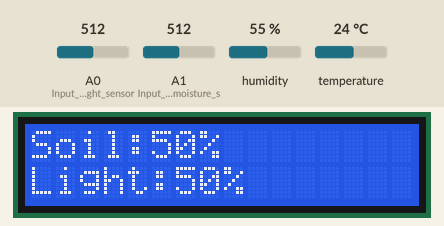
This sketch was run on a simulated Arduino Uno, built with avr-gcc and run on an emulated ATmega328P. On the bench: 16×2 character LCD. The test bench sets the inputs (shaded band); at power-on: humidity 55 %, A0 (Input_for_light_sensor) = 512, A1 (Input_for_soil_moisture_s) = 512, temperature 24 °C. What the sketch prints to the serial monitor is not drawn.

Above: at 3.2 s.
3.3 s: humidity set to 22 %
At 11.8 s:
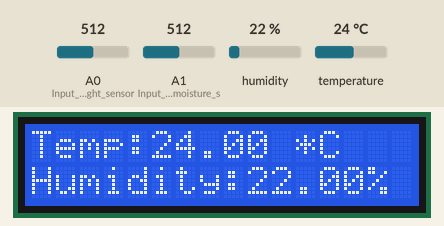
15.3 s: A0 (Input_for_light_sensor) set to 716
At 21.7 s:
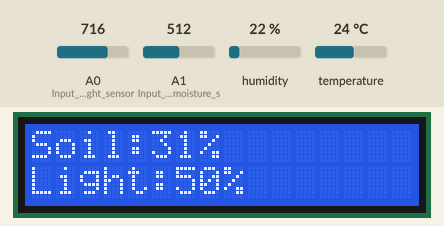
24.9 s: A1 (Input_for_soil_moisture_s) set to 716
At 27.7 s:
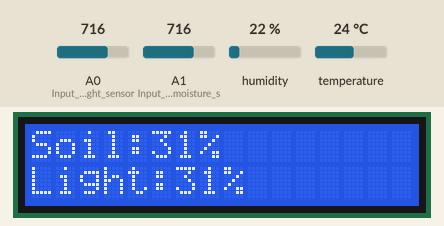
31.7 s: temperature set to 12 °C
At 36.0 s:
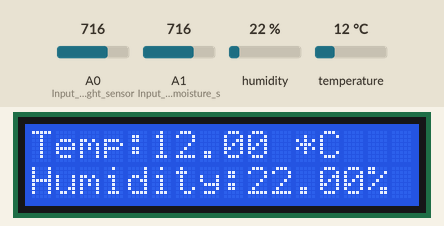
40.2 s: A0 (Input_for_light_sensor) set to 992
At 45.8 s:
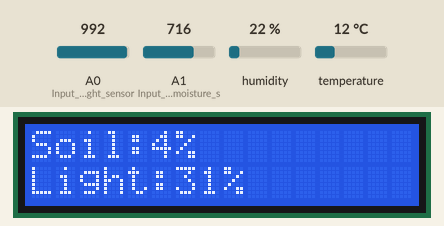
49.3 s: A1 (Input_for_soil_moisture_s) set to 992
At 51.7 s:
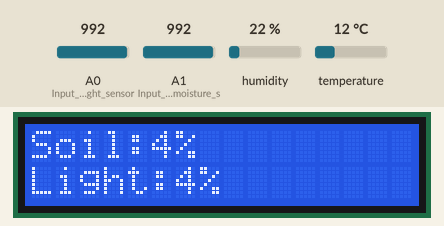
Timing chart, 0 to 53.2 s (numbered marks = the images above; inputs shaded):
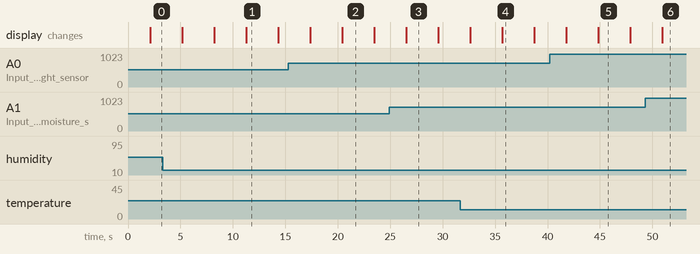

The sketch:

ard_final.ino
```cpp
#include <dht.h>                          //DHT library
#include <SoftwareSerial.h>
#include <LiquidCrystal_I2C.h>            //LCD Library

SoftwareSerial mySerial(10, 11);          //Defininig serial port

LiquidCrystal_I2C lcd(0x27, 16, 2);
dht DHT;
#define DHT22PIN A3
int ack, soil, light, motor=0;

void setup()
{
  Serial.begin(9600);
  mySerial.begin(9600);
  pinMode(A0, INPUT);                   //Input for light sensor
  pinMode(A1, INPUT);                   //Input for soil moisture sensor
  lcd.init();
  lcd.backlight();
  lcd.setCursor(0, 0);
  lcd.print("Please wait for");
  lcd.setCursor(0, 1);
  lcd.print("2 seconds.");
  delay(2000);
  lcd.clear();
}

void loop()
{
  ack = 0;
  int chk = DHT.read22(DHT22PIN);

  //------------------------Check to see if DHT is working-------------------------//
  switch (chk)
  {
    case DHTLIB_ERROR_CONNECT:
      ack = 1;
      break;
  }
  //------------------------------------------------------------------------------//

    light=analogRead(A1);                    //Reading light sensor data
    light=map(light, 0, 1023, 100, 0);

    soil=analogRead(A0);                    //Reading soil moisture data
    soil=map(soil, 0, 1023, 100, 0);

    lcd.clear();
    lcd.setCursor(0, 0);

    lcd.print("Soil:");                   //Display soil data
    lcd.print(soil);
    lcd.print("%");

    lcd.setCursor(0, 1);
    lcd.print("Light:");                    //Display Light intensity
    lcd.print(light);
    lcd.print("%");

    delay(3000);
    lcd.clear();

    lcd.setCursor(0, 0);                      //Display dht data
    lcd.print("Temp:");
    lcd.print(DHT.temperature);
    lcd.print(" *C");
    lcd.setCursor(0, 1);
    lcd.print("Humidity:");
    lcd.print(DHT.humidity);
    lcd.print("%");
    delay(3000);


  if (ack == 0)
  {
    Serial.print("Temperature(*C) = ");
    Serial.println(DHT.temperature, 0);
    Serial.print("Humidity(%) = ");
    Serial.println(DHT.humidity, 0);
    Serial.print("Soil(%) = ");
    Serial.println(soil);
    Serial.print("Light = ");
    Serial.println(light);
    Serial.println("-------------------------------");


    //-------------------Sending Data to ESP8266----------------//
    mySerial.print('*'); // Starting char
    mySerial.print(DHT.temperature, 0); //2 digit data
    mySerial.print(DHT.humidity, 0); //2 digit data
    mySerial.print(light);
    mySerial.print(soil);
    mySerial.println('#'); // Ending char
    //---------------------------------------------------------//


    //-------------------------Reading Data from Blynk--------------------------//


    //-------------------------------------------------------------------------//
  }

  if (ack == 1)
  {
    Serial.print("NO DATA");
    Serial.print("\n\n");
    delay(2000);
  }
}
```

Measured:
- after the input at 3.3 s, the display: first differs from a run without the input after 8.0 s (image 1)
- after the input at 15.3 s, the display: first differs from a run without the input after 5.1 s (image 2)
- after the input at 24.9 s, the display: changes after 1.6 s (image 3)
- after the input at 31.7 s, the display: first differs from a run without the input after 4.0 s (image 4)
- after the input at 40.2 s, the display: first differs from a run without the input after 4.7 s (image 5)
- after the input at 49.3 s, the display: changes after 1.7 s (image 6)
- what the display in image 1 shows lasts 3.0 s, from 11.3 s to 14.3 s
